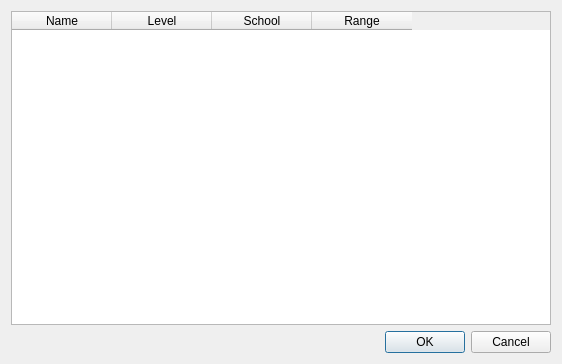
<?xml version="1.0" encoding="UTF-8"?>
<ui version="4.0">
 <class>spellsDialog</class>
 <widget class="QDialog" name="spellsDialog">
  <property name="geometry">
   <rect>
    <x>0</x>
    <y>0</y>
    <width>562</width>
    <height>364</height>
   </rect>
  </property>
  <property name="windowTitle">
   <string>Dialog</string>
  </property>
  <layout class="QGridLayout" name="gridLayout">
   <item row="0" column="0">
    <widget class="QTableWidget" name="spells_tableWidget">
     <property name="minimumSize">
      <size>
       <width>501</width>
       <height>0</height>
      </size>
     </property>
     <property name="verticalScrollBarPolicy">
      <enum>Qt::ScrollBarAlwaysOff</enum>
     </property>
     <property name="horizontalScrollBarPolicy">
      <enum>Qt::ScrollBarAlwaysOff</enum>
     </property>
     <property name="sizeAdjustPolicy">
      <enum>QAbstractScrollArea::AdjustToContents</enum>
     </property>
     <property name="columnCount">
      <number>4</number>
     </property>
     <column>
      <property name="text">
       <string>Name</string>
      </property>
     </column>
     <column>
      <property name="text">
       <string>Level</string>
      </property>
     </column>
     <column>
      <property name="text">
       <string>School</string>
      </property>
     </column>
     <column>
      <property name="text">
       <string>Range</string>
      </property>
     </column>
    </widget>
   </item>
   <item row="1" column="0">
    <widget class="QDialogButtonBox" name="buttonBox">
     <property name="orientation">
      <enum>Qt::Horizontal</enum>
     </property>
     <property name="standardButtons">
      <set>QDialogButtonBox::Cancel|QDialogButtonBox::Ok</set>
     </property>
    </widget>
   </item>
  </layout>
 </widget>
 <resources/>
 <connections>
  <connection>
   <sender>buttonBox</sender>
   <signal>accepted()</signal>
   <receiver>spellsDialog</receiver>
   <slot>accept()</slot>
   <hints>
    <hint type="sourcelabel">
     <x>248</x>
     <y>254</y>
    </hint>
    <hint type="destinationlabel">
     <x>157</x>
     <y>274</y>
    </hint>
   </hints>
  </connection>
  <connection>
   <sender>buttonBox</sender>
   <signal>rejected()</signal>
   <receiver>spellsDialog</receiver>
   <slot>reject()</slot>
   <hints>
    <hint type="sourcelabel">
     <x>316</x>
     <y>260</y>
    </hint>
    <hint type="destinationlabel">
     <x>286</x>
     <y>274</y>
    </hint>
   </hints>
  </connection>
 </connections>
</ui>
